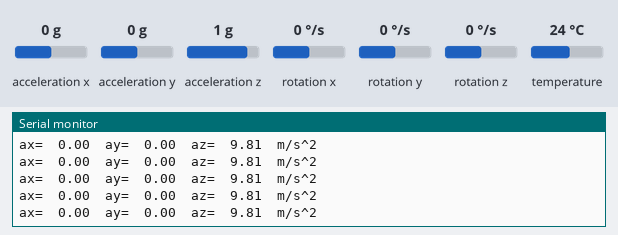
A sketch run on a simulated ESP32. Shown: the last lines printed to the serial monitor. The inputs (shaded band) are chosen by the test bench; at power-on: acceleration x 0 g, acceleration y 0 g, acceleration z 1 g, rotation x 0 °/s, rotation y 0 °/s, rotation z 0 °/s, temperature 24 °C.

Above: at 1.2 s.
1.3 s: acceleration x set to -1.4 g
At 1.58 s:
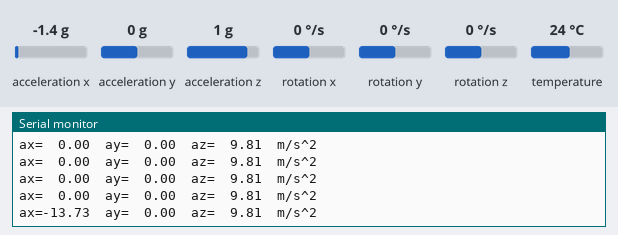
3.3 s: acceleration y set to -1.4 g
At 3.6 s:
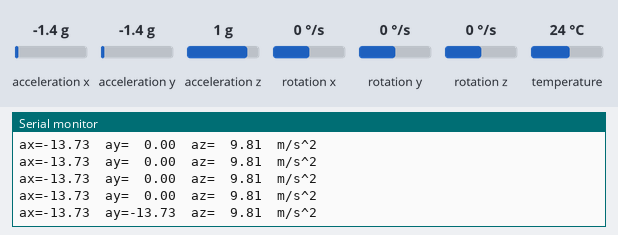
5.3 s: acceleration z set to -1.4 g
At 5.62 s:
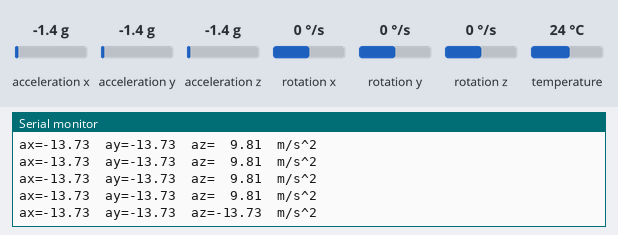
7.3 s: acceleration x set to -0.8 g
At 7.65 s:
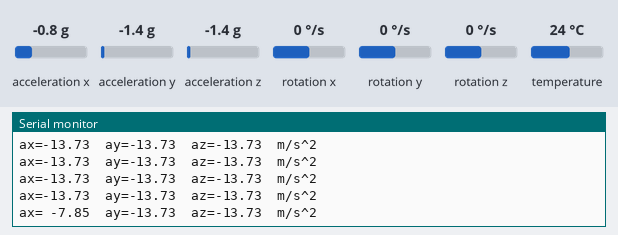
9.3 s: acceleration y set to -0.8 g
At 9.47 s:
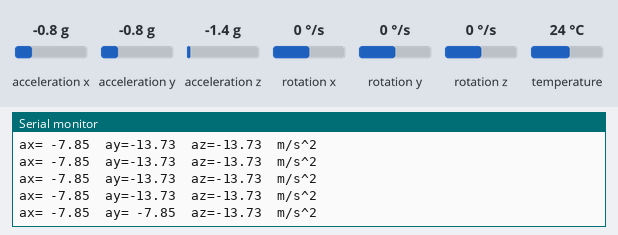
11.2 s: acceleration z set to -0.8 g
At 11.5 s:
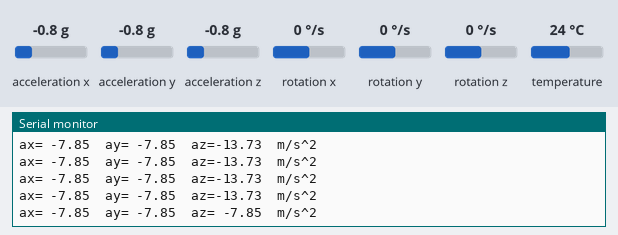

Measured:
- after the input at 1.3 s, the serial monitor: prints a new line after 0.12 s (image 1)
- after the input at 3.3 s, the serial monitor: prints a new line after 0.14 s (image 2)
- after the input at 5.3 s, the serial monitor: prints a new line after 0.17 s (image 3)
- after the input at 7.3 s, the serial monitor: prints a new line after 0.19 s (image 4)
- after the input at 9.3 s, the serial monitor: prints a new line at once (image 5)
- after the input at 11.2 s, the serial monitor: prints a new line after 0.14 s (image 6)

The sketch:

01_mpu_test.ino
```cpp
// TEST 1: MPU6050 accelerometer
// Wiring: VCC->3V3, GND->GND, SDA->GPIO21, SCL->GPIO22
// Expected: board lying flat shows az close to 9.8; tapping it makes values jump.
#include <Wire.h>
#include <Adafruit_MPU6050.h>
#include <Adafruit_Sensor.h>

Adafruit_MPU6050 mpu;

void setup() {
  Serial.begin(115200);
  Wire.begin(21, 22);
  if (!mpu.begin()) {
    Serial.println("FAIL: MPU6050 not found. Check SDA=21, SCL=22, VCC=3V3, GND.");
    while (true) delay(10);
  }
  Serial.println("OK: MPU6050 found");
}

void loop() {
  sensors_event_t a, g, t;
  mpu.getEvent(&a, &g, &t);
  Serial.printf("ax=%6.2f  ay=%6.2f  az=%6.2f  m/s^2\n",
                a.acceleration.x, a.acceleration.y, a.acceleration.z);
  delay(200);
}
```
